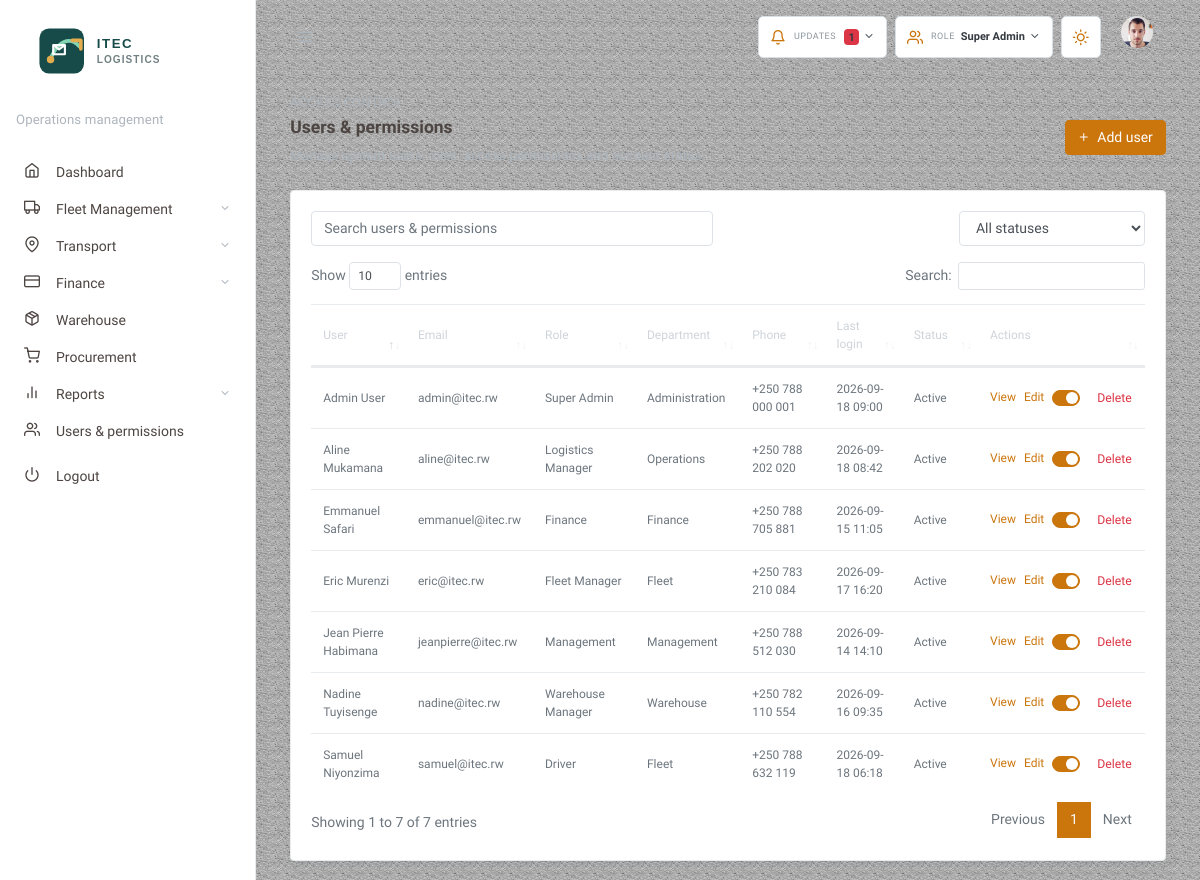
Screenshot of /logistics-mvc/public/?route=users (signed in) with the database file from the repository.
### tables this page shows
CREATE TABLE users (
    id INT UNSIGNED AUTO_INCREMENT PRIMARY KEY,
    role_id INT UNSIGNED NOT NULL,
    full_name VARCHAR(150) NOT NULL,
    email VARCHAR(190) NOT NULL UNIQUE,
    password_hash VARCHAR(255) NOT NULL,
    phone VARCHAR(40) NULL,
    department VARCHAR(80) NULL,
    status ENUM('active','inactive','locked') NOT NULL DEFAULT 'active',
    last_login_at DATETIME NULL,
    created_at TIMESTAMP DEFAULT CURRENT_TIMESTAMP,
    FOREIGN KEY (role_id) REFERENCES roles(id)
);

CREATE TABLE roles (
    id INT UNSIGNED AUTO_INCREMENT PRIMARY KEY,
    role_key VARCHAR(50) NOT NULL UNIQUE,
    role_name VARCHAR(100) NOT NULL UNIQUE
);

### bootstrap.php (called while the page is built, shortened)
<?php
$config = require __DIR__ . '/config/config.php';
spl_autoload_register(static function (string $class): void {
    $path = __DIR__ . '/app/' . str_replace('\\', '/', $class) . '.php';
});
function config(string $key, mixed $default = null): mixed
{
    global $config;
    $value = $config;
    foreach (explode('.', $key) as $segment) {
        $value = $value[$segment];
    }
    return $value;
}
function view(string $template, array $data = []): void
{
    extract($data, EXTR_SKIP);
    require __DIR__ . '/app/Views/' . $template . '.php';
}

### app/Controllers/LogisticsController.php (called while the page is built, shortened)
<?php
class LogisticsController
{
    public function users(): void { $this->render('users'); }
    private function render(string $key): void
    {
        $action = $_GET['action'] ?? 'index';
        $id = isset($_GET['id']) ? (string) $_GET['id'] : null;
        $module = LogisticsData::module($key);
        $reportType = (string) ($_GET['report_type'] ?? '');
        $record = $id !== null ? LogisticsData::find($key, $id) : null;
        \view('modules/index', [
            'title' => $module['title'],
            'moduleKey' => $key,
            'module' => $module,
            'action' => $action,
            'saved' => ($_GET['saved'] ?? '') === '1',
            'record' => $record,
            'audit' => LogisticsData::auditLog(),
            'error' => $_GET['error'] ?? null,
            'reportType' => $reportType,
        ]);
    }
}

### routes/web.php (called while the page is built, shortened)
<?php
$routes = [
    'home' => ['Controllers\\HomeController', 'index'],
    'login' => ['Controllers\\HomeController', 'login'],
    'logout' => ['Controllers\\HomeController', 'logout'],
    'dashboard' => ['Controllers\\DashboardController', 'index'],
    'vehicles' => ['Controllers\\LogisticsController', 'vehicles'],
    'trips' => ['Controllers\\LogisticsController', 'trips'],
    'drivers' => ['Controllers\\LogisticsController', 'drivers'],
    'maintenance' => ['Controllers\\LogisticsController', 'maintenance'],
    'requests' => ['Controllers\\LogisticsController', 'requests'],
    'fuel' => ['Controllers\\LogisticsController', 'fuel'],
    'expenses' => ['Controllers\\LogisticsController', 'expenses'],
    'warehouse' => ['Controllers\\LogisticsController', 'warehouse'],
    'reports' => ['Controllers\\LogisticsController', 'reports'],
    'deliveries' => ['Controllers\\LogisticsController', 'deliveries'],
    'procurement' => ['Controllers\\LogisticsController', 'procurement'],
    'users' => ['Controllers\\LogisticsController', 'users'],
];
$route = $_GET['route'] ?? 'home';
$route = trim((string) $route, '/');
[$controller, $action] = $routes[$route];
$instance = new $controller();
$instance->{$action}();

### public/index.php (called while the page is built, shortened)
<?php
require dirname(__DIR__) . '/bootstrap.php';
require dirname(__DIR__) . '/routes/web.php';

### app/Models/LogisticsData.php (called while the page is built, shortened)
<?php
final class LogisticsData
{
    private static ?PDO $db = null;
    private static function db(): PDO
    {
        if (self::$db instanceof PDO) {
            return self::$db;
        }
        self::$db = Database::connection();
        return self::$db;
    }
    public static function module(string $key): array
    {
        $module = self::definition($key);
        $module['rows'] = self::rows($key);
        return $module;
    }
    private static function definition(string $key): array
    {
        return $definitions[$key];
    }
    private static function fetchRows(string $sql, callable $map): array
    {
        $statement = self::db()->query($sql);
        return array_map($map, $statement->fetchAll());
    }
    private static function label(?string $value): string
    {
        return ucwords(str_replace('_', ' ', $value));
    }
    private static function formatDateTime(?string $value): string
    {
        return $value ? date('Y-m-d H:i', strtotime($value)) : '';
    }
}

### config/config.php (called while the page is built, shortened)
<?php
return [
    'app' => [
        'name' => 'ITEC Logistics',
        'base_url' => '/logistics-mvc/public',
    ],
    'db' => [
        'host' => getenv('LOGISTICS_DB_HOST') ?: '127.0.0.1',
        'name' => getenv('LOGISTICS_DB_NAME') ?: 'logistics_mvc',
        'user' => getenv('LOGISTICS_DB_USER') ?: 'root',
        'pass' => getenv('LOGISTICS_DB_PASS') ?: '',
        'charset' => 'utf8mb4',
    ],
];

### app/Core/Database.php (called while the page is built, shortened)
<?php
final class Database
{
    private static ?PDO $connection = null;
    public static function connection(): PDO
    {
        if (self::$connection instanceof PDO) {
            return self::$connection;
        }
        $config = \config('db');
        $dsn = sprintf('mysql:host=%s;dbname=%s;charset=%s', $config['host'], $config['name'], $config['charset']);
        try {
            self::$connection = new PDO($dsn, $config['user'], $config['pass'], [
                PDO::ATTR_ERRMODE => PDO::ERRMODE_EXCEPTION,
                PDO::ATTR_DEFAULT_FETCH_MODE => PDO::FETCH_ASSOC,
                PDO::ATTR_EMULATE_PREPARES => false,
            ]);
        } catch (PDOException $exception) {
            throw new RuntimeException('Logistics database connection failed.', 0, $exception);
        }
        return self::$connection;
    }
}

### app/Views/modules/index.php (the view, shortened to what this page needs)
<?php require __DIR__ . '/../layouts/header.php'; ?>
<div class="container-fluid">
  <div class="row justify-content-center"><div class="col-12">
    <?php if ($action === 'details' && $record): ?>
      <div class="row align-items-center mb-3"><div class="col"><p class="small text-muted text-uppercase mb-1"><?= htmlspecialchars($module['kicker']) ?></p><h2 class="h5 page-title">Record details</h2></div><div class="col-auto"><a class="btn btn-outline-primary" href="<?= $baseUrl ?>/?route=<?= urlencode($moduleKey) ?>">Back to list</a></div></div>
      <div class="card shadow"><div class="card-body"><div class="row"><div class="col-md-8"><h5><?= htmlspecialchars($record[0]) ?></h5><p class="text-muted">Complete record information and operational history.</p><dl class="row mt-4"><?php foreach ($module['columns'] as $index => $column): ?><dt class="col-sm-4 text-muted font-weight-normal"><?= htmlspecialchars($column) ?></dt><dd class="col-sm-8"><?= htmlspecialchars($record[$index] ?? '-') ?></dd><?php endforeach; ?></dl></div><div class="col-md-4"><div class="alert alert-light border"><strong>Available actions</strong><p class="small text-muted mt-2 mb-3">Update this record when the operational workflow changes.</p><a class="btn btn-primary btn-sm" href="<?= $baseUrl ?>/?route=<?= urlencode($moduleKey) ?>&action=edit&id=<?= urlencode($record[0]) ?>">Edit record</a></div></div></div></div></div>
    <?php elseif ($action === 'edit' && $record): ?>
      <?php $formTitle = 'Edit ' . $record[0]; $formAction = $baseUrl . '/?route=' . urlencode($moduleKey) . '&action=edit&id=' . urlencode($record[0]); ?>
      <?php require __DIR__ . '/form.php'; ?>
    <?php elseif ($action === 'create'): ?>
      <?php $formTitle = $module['button']; $formAction = $baseUrl . '/?route=' . urlencode($moduleKey) . '&action=create'; $record = array_fill(0, count($module['columns']), ''); ?>
      <?php require __DIR__ . '/form.php'; ?>
    <?php else: ?>
      <div class="row align-items-center mb-2"><div class="col"><p class="small text-muted text-uppercase mb-1"><?= htmlspecialchars($module['kicker']) ?></p><h2 class="h5 page-title"><?= htmlspecialchars($module['title']) ?></h2><p class="text-muted small"><?= htmlspecialchars($module['description']) ?></p></div><div class="col-auto"><a class="btn btn-primary" href="<?= $baseUrl ?>/?route=<?= urlencode($moduleKey) ?>&action=create"><i class="fe fe-plus fe-12 mr-1"></i> <?= htmlspecialchars($module['button']) ?></a></div></div>
      <div class="card shadow"><div class="card-body"><div class="row mb-3"><div class="col-md-6"><input class="form-control module-search" placeholder="Search <?= strtolower(htmlspecialchars($module['title'])) ?>"></div><div class="col-md-3 ml-auto"><select class="form-control module-status-filter"><option value="">All statuses</option></select></div></div><table class="table table-hover logistics-data-table" style="font-size:12px"><thead><tr><?php foreach ($module['columns'] as $column): ?><th><?= htmlspecialchars($column) ?></th><?php endforeach; ?><th>Actions</th></tr></thead><tbody><?php foreach ($module['rows'] as $row): ?><tr><?php foreach ($row as $cell): ?><td><?= htmlspecialchars($cell) ?></td><?php endforeach; ?><td class="text-nowrap"><a href="<?= $baseUrl ?>/?route=<?= urlencode($moduleKey) ?>&action=details&id=<?= urlencode($row[0]) ?>" class="text-primary mr-2">View</a><a href="<?= $baseUrl ?>/?route=<?= urlencode($moduleKey) ?>&action=edit&id=<?= urlencode($row[0]) ?>" class="text-primary mr-2">Edit</a><?php if (in_array('Status', $module['columns'], true)): ?><form method="post" action="<?= $baseUrl ?>/?route=<?= urlencode($moduleKey) ?>&action=toggle&id=<?= urlencode($row[0]) ?>" class="d-inline switch-form"><div class="custom-control custom-switch d-inline-block mr-2 align-middle"></div></form><?php endif; ?><form method="post" action="<?= $baseUrl ?>/?route=<?= urlencode($moduleKey) ?>&action=delete&id=<?= urlencode($row[0]) ?>" class="d-inline delete-form"><button class="btn btn-link btn-sm text-danger p-0" type="submit">Delete</button></form></td></tr><?php endforeach; ?></tbody></table></div></div>
    <?php endif; ?>
  </div></div>
</div>
<?php require __DIR__ . '/../layouts/footer.php'; ?>

### rows the page displays
users: full_name "Jean Pierre Habimana", email "jeanpierre@itec.rw", cell "Management", phone "+250 788 512 030", cell "2026-09-14 14:10", cell "Active"
users: full_name "Emmanuel Safari", email "emmanuel@itec.rw", cell "Finance", phone "+250 788 705 881", cell "2026-09-15 11:05", cell "Active"
users: full_name "Nadine Tuyisenge", email "nadine@itec.rw", role.role_name "Warehouse Manager", department "Warehouse", phone "+250 782 110 554", cell "2026-09-16 09:35", cell "Active"
users: full_name "Eric Murenzi", email "eric@itec.rw", role.role_name "Fleet Manager", department "Fleet", phone "+250 783 210 084", cell "2026-09-17 16:20", cell "Active"
users: full_name "Samuel Niyonzima", email "samuel@itec.rw", role.role_name "Driver", department "Fleet", phone "+250 788 632 119", cell "2026-09-18 06:18", cell "Active"
users: full_name "Aline Mukamana", email "aline@itec.rw", role.role_name "Logistics Manager", department "Operations", phone "+250 788 202 020", cell "2026-09-18 08:42", cell "Active"
users: full_name "Admin User", email "admin@itec.rw", role.role_name "Super Admin", department "Administration", phone "+250 788 000 001", cell "2026-09-18 09:00", cell "Active"

### other values shown
$unreadNotifications "1"
role_label() "Super Admin"
$module['kicker'] "ACCESS CONTROL"
$module['title'] "Users & permissions"
$module['description'] "Manage system users, roles, access permissions and account status."
$module['button'] "Add user"
$column "User"
$column "Email"
$column "Role"
$column "Department"
$column "Phone"
$column "Last login"
$column "Status"
